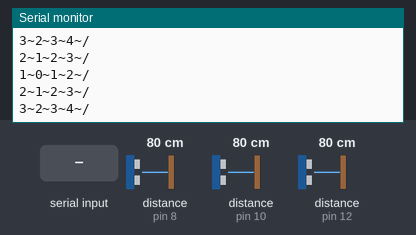
Recording of a sketch running on a simulated Arduino Uno, built with avr-gcc and run on an emulated ATmega328P. Shown: the last lines printed to the serial monitor. The test bench sets the inputs (shaded band); at power-on: distance to the obstacle (sensors on pin 8, pin 10, pin 12) 80 cm. The echo pulse lasts 58.3 µs per cm.

Above: at 1.2 s.
1.3 s: "1" received over Serial
At 2.6 s:
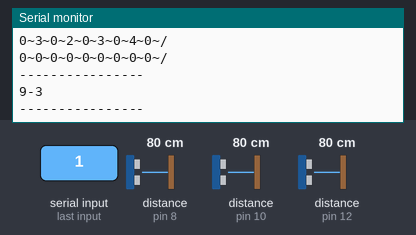
2.8 s: "0" received over Serial
At 4.3 s:
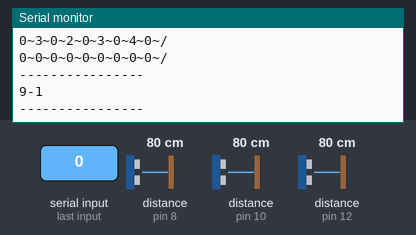
Timing chart, 0 to 5.8 s (numbered marks = the images above; inputs shaded):
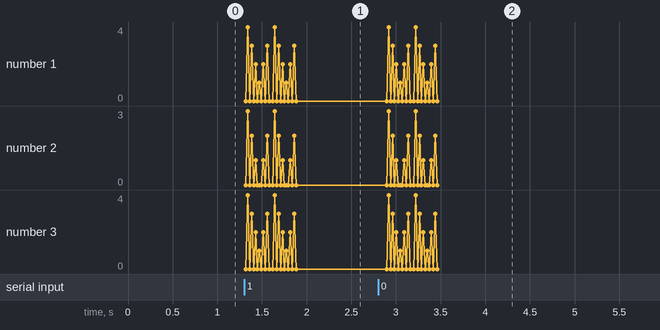

Measured:
- after the input at 1.3 s, the serial monitor: prints a new line at once (image 1)
- after the input at 2.8 s, the serial monitor: prints a new line after 0.49 s (image 2)

The sketch:

Maze.ino
```cpp
// C++ code
//Sensores
#define Pecho1 12
#define Ptrig1 13
#define Pecho2 10
#define Ptrig2 11
#define Pecho3 8
#define Ptrig3 9

//Var init
unsigned int Maze_X = 4;
unsigned int Maze_Y = 6;
unsigned int Goal[] = {3,7}; //
unsigned int pos_act[2] = {7,3};

/*
E N O S default
0 norte
1 oeste
2 sur
3 este
*/
unsigned int dir_init = 0;

unsigned int Tam_MazeX = (2*Maze_X)+1;
unsigned int Tam_MazeY = (2*Maze_Y)+1;

int Maze[13][9];

//Variables del auto
int direcciones[4][2] = {{-1,0},{0,-1},{1,0},{0,1}};// E N O S

//umbrales
unsigned int Umbral[] = {20,20,20};

char option = ' ';
double duracion, distancia,dl,dc,dr;

void setup() {

  Serial.begin(9600);
   pinMode(Pecho1, INPUT);     // define el pin 6 como entrada (echo)
  pinMode(Ptrig1, OUTPUT);    // define el pin 7 como salida  (triger)

  pinMode(Pecho2, INPUT);
  pinMode(Ptrig2, OUTPUT);

  pinMode(Pecho3, INPUT);
  pinMode(Ptrig3, OUTPUT);

  //Serial.println("Iniciando");
  init_Maze();
  init_dir();
  pr_Maze(0);

}

void loop() {
  // put your main code here, to run repeatedly:
  //Serial.println("Continuar");
  //Codogo y calibraci

  if(Serial.available() != 0){
    option = Serial.read();
    //1. Verificar paredes
  	ActParedes();
    pr_Maze(1);
    Serial.println("----------------");

    //2. Moverse
    Mov();

    //implab
    pr_Maze(1);
    Serial.println("----------------");
    Serial.print(pos_act[0]);
    Serial.print("-");
    Serial.println(pos_act[1]);
    Serial.println("----------------");
  }
  delay(100);
}


void init_Maze(){
  int dx, dy,x;
  for(int j = 0; j<Tam_MazeY; j++){
    for(int i = 0; i<Tam_MazeX; i++){
      dy = j-Goal[1];
      //Verificar si esta en una celda de distancia-pared-nada
      if(i%2==1 and j%2==1){ //Si ambos son pares es una celda de distancia
        dx = i-Goal[0];
        x = (abs(dx)+abs(dy))/2; //distancia
    	}
      else{ //paredes
        x=0;
      }
      Maze[j][i] = x;
  	}
  }
}
void init_dir(){
  for(int shift=0;shift<dir_init;shift++){
    girar_dir(1);
  }
}

void pr_Maze(bool all){
  for(int j = 0; j<Tam_MazeY; j++){
    for(int i = 0; i<Tam_MazeX; i++){
      if(all){
        Serial.print(Maze[j][i]);
      	Serial.print("~");
      }
      else if(i%2==1 && j%2==1){
        Serial.print(Maze[j][i]);
      	Serial.print("~");
      }
    }
    if(all)Serial.println("/");
    else if(j%2==1)Serial.println("/");
  }
}

void ActParedes(){
  dl = MedirDist(Ptrig1,Pecho1); // Distancia del sensor izq
  dc = MedirDist(Ptrig2,Pecho2); // Distancia del sensor centro
  dr = MedirDist(Ptrig3,Pecho3); // Distancia del sensor der
  int dis[3] = {dl,dc,dr};
  for(int i=0;i<3;i++){
    if(dis[i]<Umbral[i]){
      Maze[pos_act[1]+direcciones[i][1]][pos_act[0]+direcciones[i][0]]=1;
    }
    else{
      Maze[pos_act[1]+direcciones[i][1]][pos_act[0]+direcciones[i][0]]=0;
    }
  }
}

//Movimiento
void Mov(){
  unsigned int best_dir[3][2]={{0,0},{0,0},{0,0}};
  unsigned int pared,dir_gir;
  unsigned int cam = 0; //ver si hay caminos posible
  unsigned int celda_prox;
  //buscar la mejor opccion
  for(int dir=0;dir<3;dir++){
    pared = Maze[pos_act[1]+direcciones[dir][1]][pos_act[0]+direcciones[dir][0]];
    celda_prox = Maze[pos_act[1]+direcciones[dir][1]*2][pos_act[0]+direcciones[dir][0]*2];

    if(pared==0){//no hay pared guardar casilla
      best_dir[cam][0]= celda_prox;
      best_dir[cam][1]= dir;
      cam +=1;
    }
  }
  //decidir mejor camino
  if(cam==0){
    dir_gir = 3;
  }
  else if(cam == 1){
    dir_gir = best_dir[0][1];
  }
  else{
    celda_prox = best_dir[0][0];
    dir_gir = best_dir[0][1];
    for(int i=1;i<cam;i++){
      if(best_dir[i][0]<celda_prox){
        celda_prox = best_dir[i][0];
        dir_gir = best_dir[i][1];
      }
    }
  }
  //Girar segun el caso
  Maze[pos_act[1]][pos_act[0]]+=1;
  switch(dir_gir){
    case 0://izq
    girar_dir(-1);
    break;
    case 1://no girar
    girar_dir(0);
    break;
    case 2://derecha
    girar_dir(1);
    break;
    case 3://devolverse
    girar_dir(1);
    girar_dir(1);
    //penalizar
    Maze[pos_act[1]][pos_act[0]]+=2;
    break;
  }
  //Ejecutar desplazamiento
  pos_act[1] += 2*direcciones[1][1];
  pos_act[0] += 2*direcciones[1][0];

}

void girar_dir(int sentido){
  int Xcambio[2];
  switch(sentido){
    case(1)://derecha
    Xcambio[0]=direcciones[0][0];
    Xcambio[1]=direcciones[0][1];
    // corrimiento hacia la derecha
  	for(int i=0;i<3;i++){

      direcciones[i][0] = direcciones[i+1][0];
      direcciones[i][1] = direcciones[i+1][1];
  	}
    direcciones[3][0] = Xcambio[0];
    direcciones[3][1] = Xcambio[1];
    break;

    case(-1)://izq
    Xcambio[0] = direcciones[3][0];
    Xcambio[1] = direcciones[3][1];
    // corrimiento hacia la izq
    for(int i=3;i>0;i--){
      direcciones[i][0] = direcciones[i-1][0];
      direcciones[i][1] = direcciones[i-1][1];
    }
    direcciones[0][0] = Xcambio[0];
    direcciones[0][1] = Xcambio[1];
    break;
    default:
    //No se actualizan
    break;
  }
}
double MedirDist(int sensorTrig, int sensorEcho)
{
  digitalWrite(sensorTrig, LOW);
  delayMicroseconds(4);
  digitalWrite(sensorTrig, HIGH);   // genera el pulso de triger por 10us
  delayMicroseconds(10);
  digitalWrite(sensorTrig, LOW);
  duracion = pulseIn(sensorEcho, HIGH);
  distancia = (duracion/2) / 29;
  return distancia;
}
```
